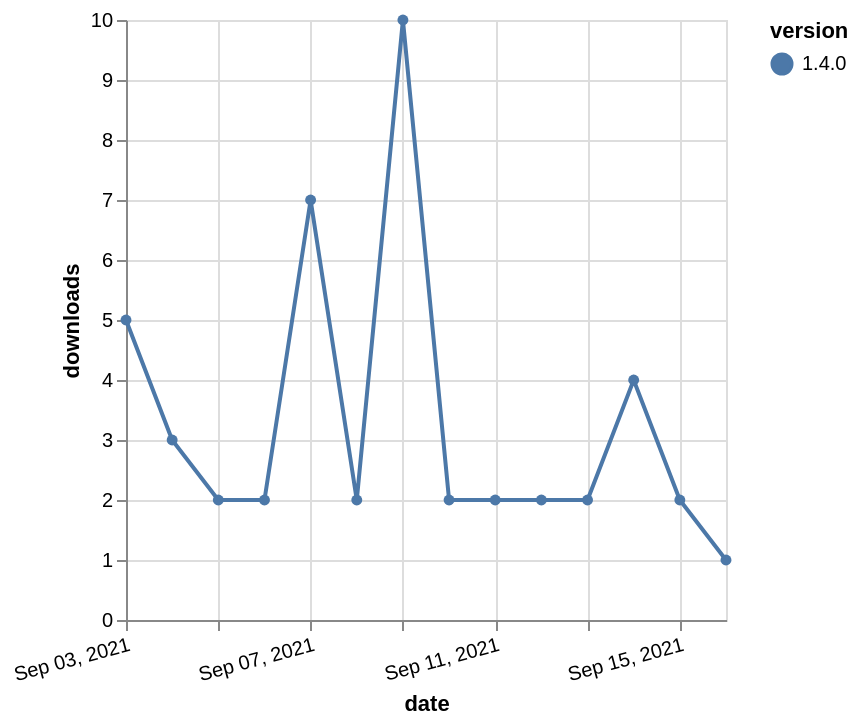

Specify this chart in Vega-Lite:
### Vega-Lite specification from a JSON file in a GitHub repository (floating-point values rounded to 4 significant figures)
{"$schema": "https://vega.github.io/schema/vega-lite/v5.json", "description": "A simple bar chart with embedded data.", "data": {"values": [{"date": "2021-09-03", "total": 6545, "delta": 5, "version": "1.4.0"}, {"date": "2021-09-04", "total": 6548, "delta": 3, "version": "1.4.0"}, {"date": "2021-09-05", "total": 6550, "delta": 2, "version": "1.4.0"}, {"date": "2021-09-06", "total": 6552, "delta": 2, "version": "1.4.0"}, {"date": "2021-09-07", "total": 6559, "delta": 7, "version": "1.4.0"}, {"date": "2021-09-08", "total": 6561, "delta": 2, "version": "1.4.0"}, {"date": "2021-09-09", "total": 6571, "delta": 10, "version": "1.4.0"}, {"date": "2021-09-10", "total": 6573, "delta": 2, "version": "1.4.0"}, {"date": "2021-09-11", "total": 6575, "delta": 2, "version": "1.4.0"}, {"date": "2021-09-12", "total": 6577, "delta": 2, "version": "1.4.0"}, {"date": "2021-09-13", "total": 6579, "delta": 2, "version": "1.4.0"}, {"date": "2021-09-14", "total": 6583, "delta": 4, "version": "1.4.0"}, {"date": "2021-09-15", "total": 6585, "delta": 2, "version": "1.4.0"}, {"date": "2021-09-16", "total": 6586, "delta": 1, "version": "1.4.0"}]}, "width": "container", "mark": {"type": "line", "point": {"filled": true}}, "encoding": {"x": {"field": "date", "type": "temporal", "timeUnit": "yearmonthdate", "title": "date", "axis": {"labelAngle": -15}}, "y": {"field": "delta", "type": "quantitative", "title": "downloads"}, "color": {"field": "version", "type": "nominal"}, "tooltip": {"field": "delta"}}}
